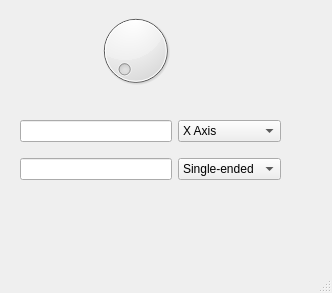
<?xml version="1.0" encoding="UTF-8"?>
<ui version="4.0">
 <class>MainWindow</class>
 <widget class="QMainWindow" name="MainWindow">
  <property name="geometry">
   <rect>
    <x>0</x>
    <y>0</y>
    <width>332</width>
    <height>293</height>
   </rect>
  </property>
  <property name="windowTitle">
   <string>MainWindow</string>
  </property>
  <widget class="QWidget" name="centralwidget">
   <widget class="QWidget" name="gridLayoutWidget_3">
    <property name="geometry">
     <rect>
      <x>20</x>
      <y>110</y>
      <width>261</width>
      <height>80</height>
     </rect>
    </property>
    <layout class="QGridLayout" name="gridLayout_3">
     <item row="1" column="0">
      <widget class="QLineEdit" name="output_le"/>
     </item>
     <item row="0" column="0">
      <widget class="QLineEdit" name="channel_le"/>
     </item>
     <item row="0" column="1">
      <widget class="QComboBox" name="axis_select_db">
       <item>
        <property name="text">
         <string>X Axis</string>
        </property>
       </item>
       <item>
        <property name="text">
         <string>Y Axis</string>
        </property>
       </item>
       <item>
        <property name="text">
         <string>Temp</string>
        </property>
       </item>
      </widget>
     </item>
     <item row="1" column="1">
      <widget class="QComboBox" name="source_select_cb">
       <item>
        <property name="text">
         <string>Single-ended</string>
        </property>
       </item>
       <item>
        <property name="text">
         <string>Differential</string>
        </property>
       </item>
      </widget>
     </item>
    </layout>
   </widget>
   <widget class="QDial" name="channel_selector_dl">
    <property name="geometry">
     <rect>
      <x>90</x>
      <y>10</y>
      <width>91</width>
      <height>81</height>
     </rect>
    </property>
   </widget>
  </widget>
  <widget class="QMenuBar" name="menubar">
   <property name="geometry">
    <rect>
     <x>0</x>
     <y>0</y>
     <width>332</width>
     <height>21</height>
    </rect>
   </property>
  </widget>
  <widget class="QStatusBar" name="statusbar"/>
 </widget>
 <resources/>
 <connections/>
</ui>
